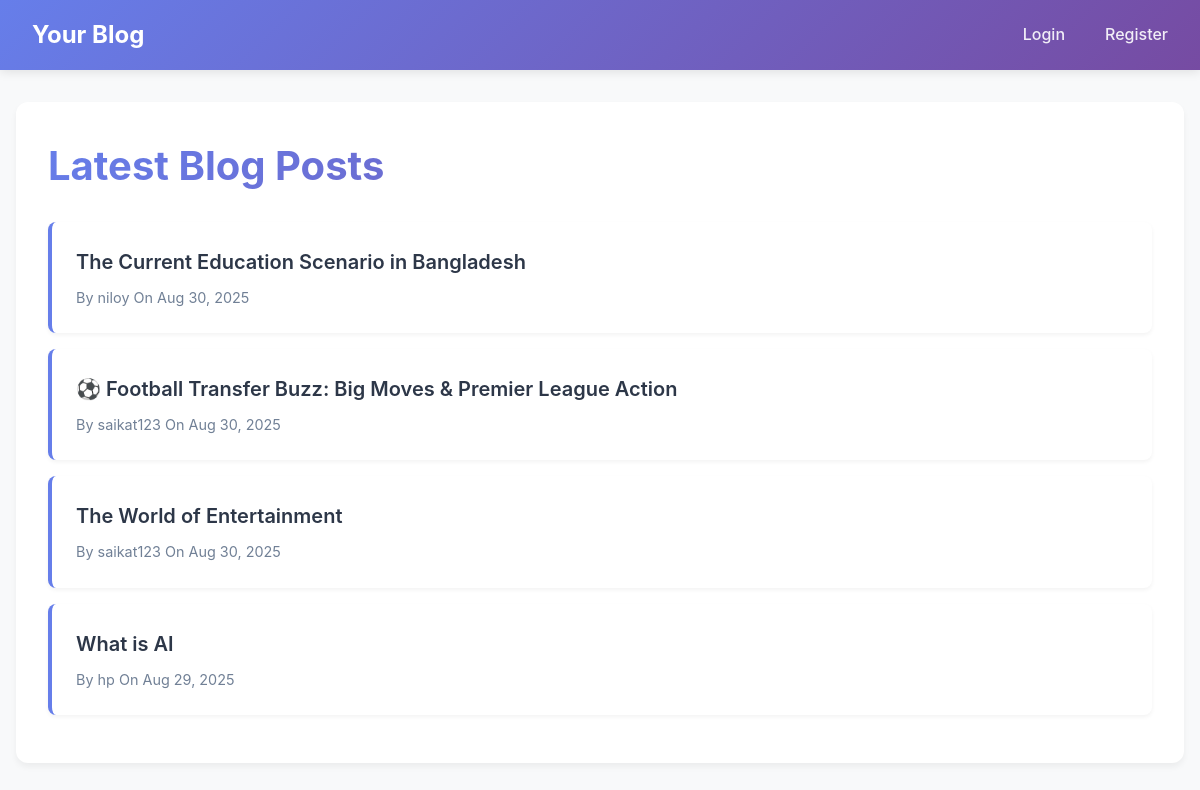
The page / on the database its author committed.
### blog/models.py (models this page shows, shortened)
class Post(models.Model):
    user = models.ForeignKey(UserProfile, on_delete=models.CASCADE)
    title = models.CharField(max_length=100)
    content = RichTextField()
    category = models.ForeignKey(Category, on_delete=models.SET_NULL, null=True, blank=True, related_name='posts')
    date = models.DateTimeField(auto_now_add=True)
    last_update = models.DateTimeField(auto_now=True)
    class Meta:
        ordering = ['-date']

class UserProfile(models.Model):
    user = models.OneToOneField(User, on_delete=models.CASCADE)

### blog/views.py (the view)
# urls.py: path('', views.HomePageView.as_view(), name='home'),
class HomePageView(generic.ListView):
    model = Post
    template_name = 'home.html'
    context_object_name = 'home_posts'
    paginate_by = 10

### templates/home.html (shortened to what this page needs)
{% extends 'base.html' %}
{% block content %}
<div class="content-card">
    <h1>Latest Blog Posts</h1>
    <ul class="post-list">
        {% for post in home_posts %}
            <li class="post-item">
                <a href="{% url 'posts_detail' pk=post.pk %}" class="post-title">{{post.title}}</a>
                <p class="post-meta">By {{ post.user.user.username }} On {{ post.date|date:"M d, Y" }}</p>
            </li>
        {% empty %}
            <li class="empty-state">No posts yet.</li>
        {% endfor %}
    </ul>
</div>
{% endblock %}

### templates/base.html (shortened to what this page needs)
{% load static %}
<!DOCTYPE html>
<html lang="en">
<head>
    <link rel="stylesheet" type="text/css" href="{% static 'css/styles.css' %}">
</head>
<body>
    <header class="navbar">
        <div class="container">
            <nav>
                <ul>
                    <li><a href="{% url 'home' %}">Your Blog</a></li>
                    {% if user.is_authenticated %}
                        <li><a href="{% url 'profile' username=user.username %}">Profile</a></li>
                        <li><a href="{% url 'my_posts_list' %}">My Blogs</a></li>
                        <li><a href="{% url 'create' %}">Post a New Blog</a></li>
                        <li>
                            <form method="post" action="{% url 'logout' %}">
                                {% csrf_token %}
                                <button type="submit">Logout</button>
                            </form>
                        </li>
                    {% else %}
                        <li><a href="{% url 'login' %}">Login</a></li>
                        <li><a href="{% url 'register' %}">Register</a></li>
                    {% endif %}
                </ul>
            </nav>
        </div>
    </header>
    <main class="main-content">
        {% block content %}
        {% endblock %}
    </main>
</body>
</html>

### static/css/styles.css (style rules this page uses)
* { margin: 0; padding: 0; box-sizing: border-box; }
body { font-family: -apple-system, BlinkMacSystemFont, 'Segoe UI', Roboto, Oxygen, Ubuntu, Cantarell, sans-serif; line-height: 1.6; color: #333; background-color: #f8f9fa; }
.navbar { background: linear-gradient(135deg, #667eea 0%, #764ba2 100%); padding: 1rem 0; box-shadow: 0 2px 10px rgba(0,0,0,0.1); }
.navbar .container { max-width: 1200px; margin: 0 auto; padding: 0 1rem; }
.navbar nav ul { list-style: none; display: flex; align-items: center; flex-wrap: wrap; gap: 0.5rem; }
.navbar nav ul li:first-child { margin-right: auto; }
.navbar nav ul li:first-child a { font-size: 1.5rem; font-weight: bold; color: white; text-decoration: none; }
.navbar nav ul li a { color: rgba(255,255,255,0.9); text-decoration: none; padding: 0.5rem 1rem; border-radius: 6px; transition: all 0.3s ease; font-weight: 500; }
.main-content { max-width: 1200px; margin: 0 auto; padding: 2rem 1rem; min-height: calc(100vh - 140px); }
.content-card { background: white; border-radius: 12px; padding: 2rem; box-shadow: 0 4px 6px rgba(0,0,0,0.05); margin-bottom: 2rem; }
h1, h2, h3, h4, h5 { margin-bottom: 1rem; color: #2d3748; }
h1 { font-size: 2.5rem; font-weight: 700; background: linear-gradient(135deg, #667eea 0%, #764ba2 100%); -webkit-background-clip: text; -webkit-text-fill-color: transparent; margin-bottom: 1.5rem; }
.post-list { list-style: none; }
.post-item { background: white; border-radius: 8px; padding: 1.5rem; margin-bottom: 1rem; box-shadow: 0 2px 4px rgba(0,0,0,0.05); transition: all 0.3s ease; border-left: 4px solid #667eea; }
.post-title { font-size: 1.25rem; font-weight: 600; color: #2d3748; text-decoration: none; margin-bottom: 0.5rem; display: block; }
.post-meta { color: #718096; font-size: 0.9rem; margin: 0; }

### rows shown on the page
Post: title "The Current Education Scenario in Bangladesh", user.user.username "niloy", date "Aug 30, 2025"
Post: title "⚽ Football Transfer Buzz: Big Moves & Premier League Action", user.user.username "saikat123", date "Aug 30, 2025"
Post: title "The World of Entertainment", user.user.username "saikat123", date "Aug 30, 2025"
Post: title "What is AI", user.user.username "hp", date "Aug 29, 2025"
